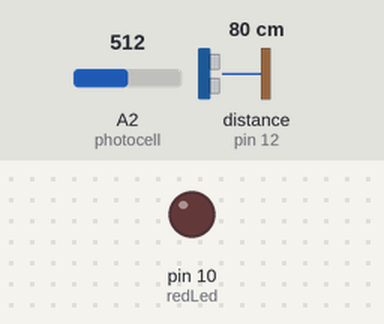
Bench run of a sketch on a simulated Arduino Uno, built with avr-gcc and run on an emulated ATmega328P. Shown: output pins drawn as LEDs (lit = HIGH). Wiring (inferred from the names in the program): ultrasonic range finder: trigger pin 13; echo pin 12. Inputs (shaded band) come from the test bench; at power-on: distance to the obstacle (sensor on pin 12) 80 cm, A2 (photocell) = 512. The echo pulse lasts 58.3 µs per cm; pins used as bus, display or sensor lines are not drawn; what the sketch prints to the serial monitor is not drawn.

Above: at 1.2 s.
1.3 s: distance to the obstacle (sensor on pin 12) set to 2 cm
At 1.8 s:
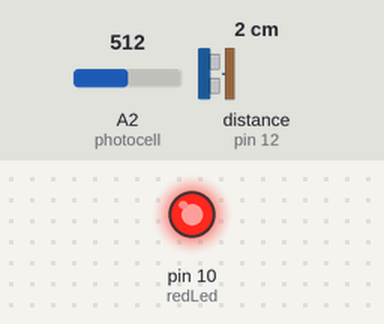
2.8 s: distance to the obstacle (sensor on pin 12) set to 9 cm
4.3 s: distance to the obstacle (sensor on pin 12) set to 12 cm
At 5.4 s:
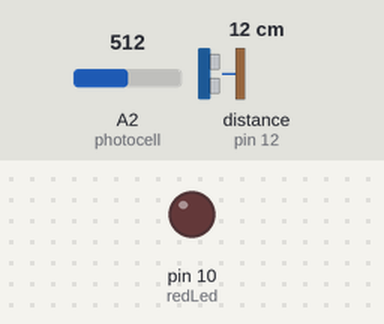
5.8 s: distance to the obstacle (sensor on pin 12) set to 4 cm
At 6.6 s:
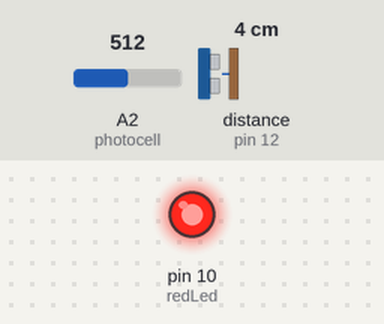
Timing chart, 0 to 8.3 s (numbered marks = the images above; inputs shaded):
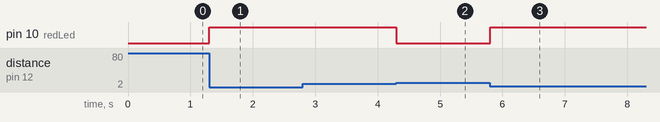

The sketch:

Ultrasonic_Sensor_1.ino
```cpp
const int trigPin = 13; //naming a constant value / giving a variable name / #define acts as a find and replace
const int echoPin = 12;
const int redLed = 10;
const int photocell = A2;
int light;


void setup() {
  Serial.begin (9600);
  pinMode(trigPin, OUTPUT); //trigPin is sending out the signal
  pinMode(echoPin, INPUT); //echoPin is retrieving information, therefore it is INPUT
  pinMode(redLed, OUTPUT); //trigPin is sending out the signal
  pinMode(photocell, INPUT); //echoPin is retrieving information, therefore it is INPUT


}

void loop() {
  long duration, distance, light;
  digitalWrite(trigPin, LOW);
  delayMicroseconds(2);
  digitalWrite(trigPin, HIGH);
  delayMicroseconds(10);
  digitalWrite(trigPin, LOW);
  duration = pulseIn(echoPin, HIGH);
  distance = (duration/2) / 29.1; //Time it took for the echo to be received and divided in half then divided by the speed of sound

  light = analogRead(photocell);

  if(light < 700 && distance < 10){

//    Serial.println("work");
    digitalWrite(redLed, HIGH);
                    // wait for a second
  }
  else{
    digitalWrite(redLed, LOW);
  }
//  Serial.print(distance);
//  Serial.println(" cm");

    Serial.println(light);
//    Serial.println(distance);


}
```

Measured:
- the behaviour switches between 10 and 11 cm on distance to the obstacle (sensor on pin 12) (found by bisection; images 1 and 2)
- after the input at 1.3 s, pin 10 (redLed): LOW → HIGH at once
- after the input at 2.8 s, every drawn part: stays the same
- after the input at 4.3 s, pin 10 (redLed): HIGH → LOW at once
- after the input at 5.8 s, pin 10 (redLed): LOW → HIGH at once
